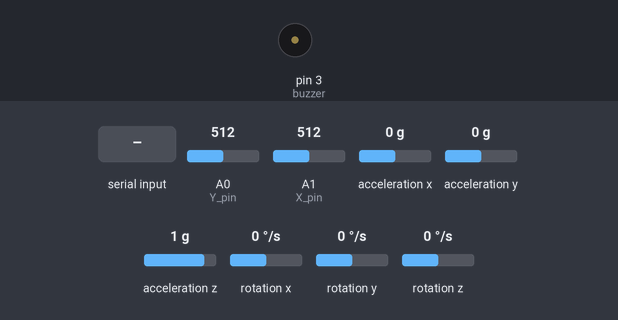
The sketch below on a simulated Arduino Uno, built with avr-gcc and run on an emulated ATmega328P. On the bench: buzzer (waves = sounding, pin HIGH). Wiring (inferred from the names in the program): MPU-6050 motion sensor at I2C address 0x68. Inputs (shaded band) come from the test bench; at power-on: A1 (X_pin) = 512, A0 (Y_pin) = 512, acceleration x 0 g, acceleration y 0 g, acceleration z 1 g, rotation x 0 °/s, rotation y 0 °/s, rotation z 0 °/s. What the sketch prints to the serial monitor is not drawn.

Above: at 1.2 s.
1.3 s: "F" received over Serial
5.0 s: A1 (X_pin) set to 756
8.0 s: A1 (X_pin) set to 776
Timing chart, 0 to 11.0 s (numbered marks = the images above; inputs shaded):
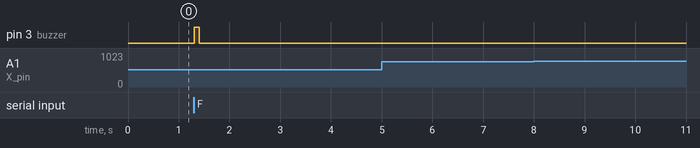

The sketch:

EECE_Lab2.ino
```cpp
// MPU-6050 Short Example Sketch
//www.elegoo.com
//2016.12.9

#include<Wire.h>

const int X_pin = 1; // analog pin connected to X output
const int Y_pin = 0; // analog pin connected to Y output
const int buzzer = 3; // digital pin connected to buzzer

int incomingByte = 0;

const int MPU_addr=0x68;  // I2C address of the MPU-6050
int16_t AcX,AcY,AcZ,Tmp,GyX,GyY,GyZ;

void setup(){
  Wire.begin();
  Wire.beginTransmission(MPU_addr);
  Wire.write(0x6B);  // PWR_MGMT_1 register
  Wire.write(0);     // set to zero (wakes up the MPU-6050)
  Wire.endTransmission(true);
  Serial.begin(9600);

  pinMode(buzzer, OUTPUT);

}
void loop(){

  // Joystick Control Signals
  if (analogRead(X_pin) > 768) {
    Serial.print('d');
  }
  if (analogRead(X_pin) < 256) {
    Serial.print('a');
  }
  if (analogRead(Y_pin) > 768) {
    Serial.print('w');
  }
  if (analogRead(Y_pin) < 256) {
    Serial.print('s');
  }

  // MPU-6050 Control Signals
  Wire.beginTransmission(MPU_addr);
  Wire.write(0x3B);  // starting with register 0x3B (ACCEL_XOUT_H)
  Wire.endTransmission(false);
  Wire.requestFrom(MPU_addr,14,true);  // request a total of 14 registers
  AcX=Wire.read()<<8|Wire.read();  // 0x3B (ACCEL_XOUT_H) & 0x3C (ACCEL_XOUT_L)
  AcY=Wire.read()<<8|Wire.read();  // 0x3D (ACCEL_YOUT_H) & 0x3E (ACCEL_YOUT_L)
  AcZ=Wire.read()<<8|Wire.read();  // 0x3F (ACCEL_ZOUT_H) & 0x40 (ACCEL_ZOUT_L)
  Tmp=Wire.read()<<8|Wire.read();  // 0x41 (TEMP_OUT_H) & 0x42 (TEMP_OUT_L)
  GyX=Wire.read()<<8|Wire.read();  // 0x43 (GYRO_XOUT_H) & 0x44 (GYRO_XOUT_L)
  GyY=Wire.read()<<8|Wire.read();  // 0x45 (GYRO_YOUT_H) & 0x46 (GYRO_YOUT_L)
  GyZ=Wire.read()<<8|Wire.read();  // 0x47 (GYRO_ZOUT_H) & 0x48 (GYRO_ZOUT_L)

  if (GyX < -20000){
    Serial.print("d");
  }
  if (GyX > 20000){
    Serial.print("a");
  }
  if (GyY < -20000){
    Serial.print("s");
  }
  if (GyY > 20000){
    Serial.print("w");
  }

  if (Serial.available() > 0) {
    // Read incoming byte when food eaten
    incomingByte = Serial.read();
    Serial.println(incomingByte);

    if(incomingByte == 'F') {
      // Turn on buzzer
      digitalWrite(buzzer, HIGH);
      delay(100);
      digitalWrite(buzzer, LOW);
    }
  }

  if (AcY < -14000){
    Serial.print("c");
  }
}
```

Measured:
- after the input at 1.3 s, pin 3 (buzzer): LOW → HIGH at once, → LOW 0.10 s later
- after the input at 5.0 s, every drawn part: stays the same
- after the input at 8.0 s, every drawn part: stays the same
